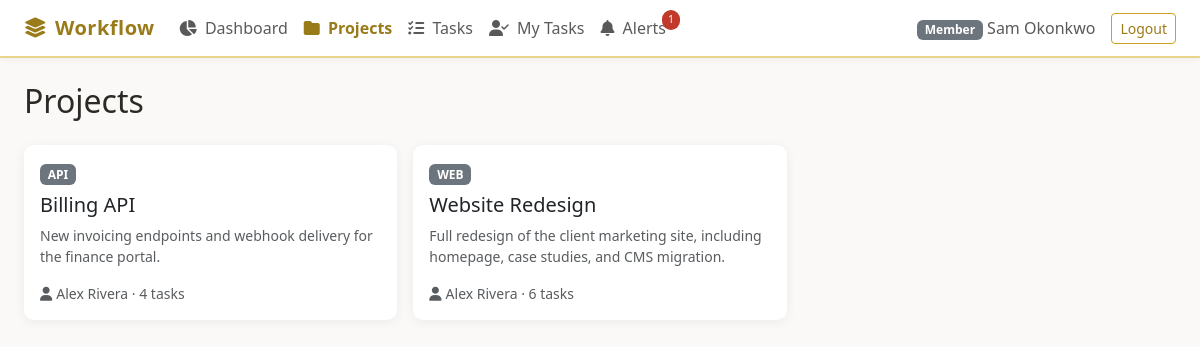
Screenshot of /projects (signed in) with the database file from the repository.
### models/user.py (models this page shows, shortened)
class UserModel(db.Model):
    __tablename__ = "users"
    id = db.Column(db.Integer, primary_key=True)
    name = db.Column(db.String(120), nullable=False)
    email = db.Column(db.String(120), unique=True, nullable=False, index=True)
    password_hash = db.Column(db.String(256), nullable=False)
    role = db.Column(db.String(20), nullable=False, default="member")
    created_at = db.Column(db.DateTime, default=datetime.utcnow)
    owned_projects = db.relationship("ProjectModel", back_populates="owner", foreign_keys="ProjectModel.owner_id")
    memberships = db.relationship("ProjectMemberModel", back_populates="user", cascade="all, delete-orphan")
    assignments = db.relationship("TaskAssigneeModel", back_populates="user", cascade="all, delete-orphan")
    comments = db.relationship("CommentModel", back_populates="user")
    history_entries = db.relationship("TaskHistoryModel", back_populates="user")
    alerts = db.relationship("AlertModel", back_populates="user", cascade="all, delete-orphan")
    @property
    def is_manager(self):
        return self.role == "manager"

### models/projects.py (models this page shows, shortened)
class ProjectModel(db.Model):
    __tablename__ = "projects"
    id = db.Column(db.Integer, primary_key=True)
    key = db.Column(db.String(20), unique=True, nullable=False, index=True)
    name = db.Column(db.String(200), nullable=False)
    description = db.Column(db.Text, default="")
    owner_id = db.Column(db.Integer, db.ForeignKey("users.id"), nullable=False)
    archived = db.Column(db.Boolean, default=False, nullable=False)
    created_at = db.Column(db.DateTime, default=datetime.utcnow)
    updated_at = db.Column(db.DateTime, default=datetime.utcnow, onupdate=datetime.utcnow)
    owner = db.relationship("UserModel", back_populates="owned_projects", foreign_keys=[owner_id])
    members = db.relationship("ProjectMemberModel", back_populates="project", cascade="all, delete-orphan")
    tasks = db.relationship("TaskModel", back_populates="project", cascade="all, delete-orphan")

### routes/projects.py (the view)
@projects_bp.route("/projects")
@require_login
def list_projects():
    show_archived = request.args.get("archived") == "true" and g.current_user.is_manager
    projects = get_projects_for_user(g.current_user, archived_only=show_archived)
    alert_count = get_alert_count(g.current_user)
    template = "manager/projects.html" if g.current_user.is_manager else "member/projects.html"
    return render_template(
        template, projects=projects, user=g.current_user,
        alert_count=alert_count, show_archived=show_archived,
    )

### models/tasks.py (called while the page is built)
    @property
    def is_overdue(self):
        if not self.due_date or self.status == "Done":
            return False
        return self.due_date < date.today()

### services/alert_service.py (called while the page is built)
def get_active_alerts(user):
    alerts = (
        AlertModel.query.filter_by(user_id=user.id)
        .join(TaskModel)
        .filter(TaskModel.status != "Done")
        .filter(AlertModel.dismissed_at.is_(None))
        .all()
    )
    active = []
    for a in alerts:
        if a.task and a.task.is_overdue:
            active.append(a)
    return active

def get_alert_count(user):
    return len(get_active_alerts(user))

### services/project_service.py (called while the page is built)
def get_projects_for_user(user, include_archived=False, archived_only=False):
    q = ProjectModel.query
    if archived_only:
        q = q.filter_by(archived=True)
    elif not include_archived:
        q = q.filter_by(archived=False)
    if not user.is_manager:
        member_ids = [
            m.project_id for m in ProjectMemberModel.query.filter_by(user_id=user.id).all()
        ]
        q = q.filter(ProjectModel.id.in_(member_ids or [-1]))
    return q.order_by(ProjectModel.name).all()

### utils/permission.py (called while the page is built)
def require_login(f):
    @wraps(f)
    def decorated(*args, **kwargs):
        user_id = session.get("user_id")
        if not user_id:
            if request.is_json or request.path.startswith("/api/"):
                return jsonify({"error": "Authentication required"}), 401
            return redirect(url_for("auth.login"))
        g.current_user = UserModel.query.get(user_id)
        if not g.current_user:
            session.clear()
            return redirect(url_for("auth.login"))
        return f(*args, **kwargs)
    return decorated

### templates/member/projects.html (shortened to what this page needs)
{% extends "base.html" %}
{% block content %}
<div class="d-flex justify-content-between align-items-center mb-4">
    <h2 class="mb-0">Projects</h2>
</div>
<div class="row g-3">
    {% for p in projects %}
    <div class="col-md-4">
        <div class="card h-100">
            <div class="card-body">
                <span class="badge bg-secondary">{{ p.key }}</span>
                <h5 class="mt-2"><a href="{{ url_for('projects.view_project', project_id=p.id) }}" class="text-decoration-none text-dark">{{ p.name }}</a></h5>
                <p class="text-muted small">{{ (p.description or '')[:120] }}{% if p.description and p.description|length > 120 %}…{% endif %}</p>
                <div class="small text-muted">
                    <i class="fas fa-user me-1"></i>{{ p.owner.name }}
                    &middot; {{ p.tasks|length }} tasks
                </div>
            </div>
        </div>
    </div>
    {% else %}
    <div class="col-12"><p class="text-muted">You are not assigned to any projects yet.</p></div>
    {% endfor %}
</div>
{% endblock %}

### templates/base.html (shortened to what this page needs)
<!DOCTYPE html>
<html lang="en">
<head>
    <link href="https://cdn.jsdelivr.net/npm/bootstrap@5.3.3/dist/css/bootstrap.min.css" rel="stylesheet">
    <link href="https://cdnjs.cloudflare.com/ajax/libs/font-awesome/6.5.1/css/all.min.css" rel="stylesheet">
    <link href="{{ url_for('static', filename='css/style.css') }}" rel="stylesheet">
</head>
<body>
    {% if user is defined and user %}
    <nav class="navbar navbar-expand-lg navbar-light sticky-top">
        <div class="container-fluid px-4">
            <a class="navbar-brand" href="{{ url_for('dashboard.index') }}">
                <i class="fas fa-layer-group me-2"></i>Workflow
            </a>
            <div class="collapse navbar-collapse" id="nav">
                <ul class="navbar-nav me-auto">
                    <li class="nav-item">
                        <a class="nav-link {% if request.endpoint == 'dashboard.index' %}active{% endif %}" href="{{ url_for('dashboard.index') }}">
                            <i class="fas fa-chart-pie me-1"></i> Dashboard
                        </a>
                    </li>
                    <li class="nav-item">
                        <a class="nav-link {% if 'projects' in (request.endpoint or '') %}active{% endif %}" href="{{ url_for('projects.list_projects') }}">
                            <i class="fas fa-folder me-1"></i> Projects
                        </a>
                    </li>
                    <li class="nav-item">
                        <a class="nav-link {% if 'tasks' in (request.endpoint or '') %}active{% endif %}" href="{{ url_for('tasks.task_list') }}">
                            <i class="fas fa-tasks me-1"></i> Tasks
                        </a>
                    </li>
                    <li class="nav-item">
                        <a class="nav-link {% if request.endpoint == 'tasks.my_tasks' %}active{% endif %}" href="{{ url_for('tasks.my_tasks') }}">
                            <i class="fas fa-user-check me-1"></i> My Tasks
                        </a>
                    </li>
                    <li class="nav-item position-relative">
                        <a class="nav-link {% if 'alerts' in (request.endpoint or '') %}active{% endif %}" href="{{ url_for('alerts.list_alerts') }}">
                            <i class="fas fa-bell me-1"></i> Alerts
                            {% if alert_count %}<span class="alert-badge">{{ alert_count }}</span>{% endif %}
                        </a>
                    </li>
                </ul>
                <span class="navbar-text me-3">
                    <span class="badge bg-secondary">{{ user.role|capitalize }}</span>
                    {{ user.name }}
                </span>
                <a href="{{ url_for('auth.logout') }}" class="btn btn-outline-gold btn-sm">Logout</a>
            </div>
        </div>
    </nav>
    {% endif %}
    <main class="{% if user is defined and user %}container-fluid px-4 py-4{% endif %}">
        {% block content %}{% endblock %}
    </main>
</body>
</html>

### static/css/style.css (style rules this page uses)
:root { --gold: #c9a227; --gold-light: #e8d48b; --gold-dark: #9a7b1a; --white: #ffffff; --off-white: #faf9f7; --gray-100: #f5f4f2; --gray-200: #e8e6e3; --gray-600: #6b6560; --gray-800: #2d2a26; --danger: #c0392b; --success: #27ae60; }
* { box-sizing: border-box; }
body { font-family: 'Segoe UI', system-ui, -apple-system, sans-serif; background: var(--off-white); color: var(--gray-800); min-height: 100vh; }
.navbar-brand { font-weight: 700; color: var(--gold-dark) !important; letter-spacing: 0.5px; }
.navbar { background: var(--white) !important; border-bottom: 2px solid var(--gold-light); box-shadow: 0 1px 8px rgba(0,0,0,0.06); }
.nav-link.active { color: var(--gold-dark) !important; font-weight: 600; }
.btn-outline-gold { border-color: var(--gold); color: var(--gold-dark); }
.card { border: none; box-shadow: 0 2px 12px rgba(0,0,0,0.06); border-radius: 10px; }
.alert-badge { position: absolute; top: 2px; right: -6px; background: var(--danger); color: white; font-size: 0.65rem; padding: 2px 6px; border-radius: 10px; }

### rows the page displays
UserModel: role "Member", name "Sam Okonkwo"
ProjectModel: key "API", name "Billing API", description "New invoicing endpoints and webhook delivery for the finance portal.", owner.name "Alex Rivera", tasks|length "4"
ProjectModel: key "WEB", name "Website Redesign", description "Full redesign of the client marketing site, including homepage, case studies, and CMS migration.", owner.name "Alex Rivera", tasks|length "6"

### other values shown
{{ alert_count }} "1"
